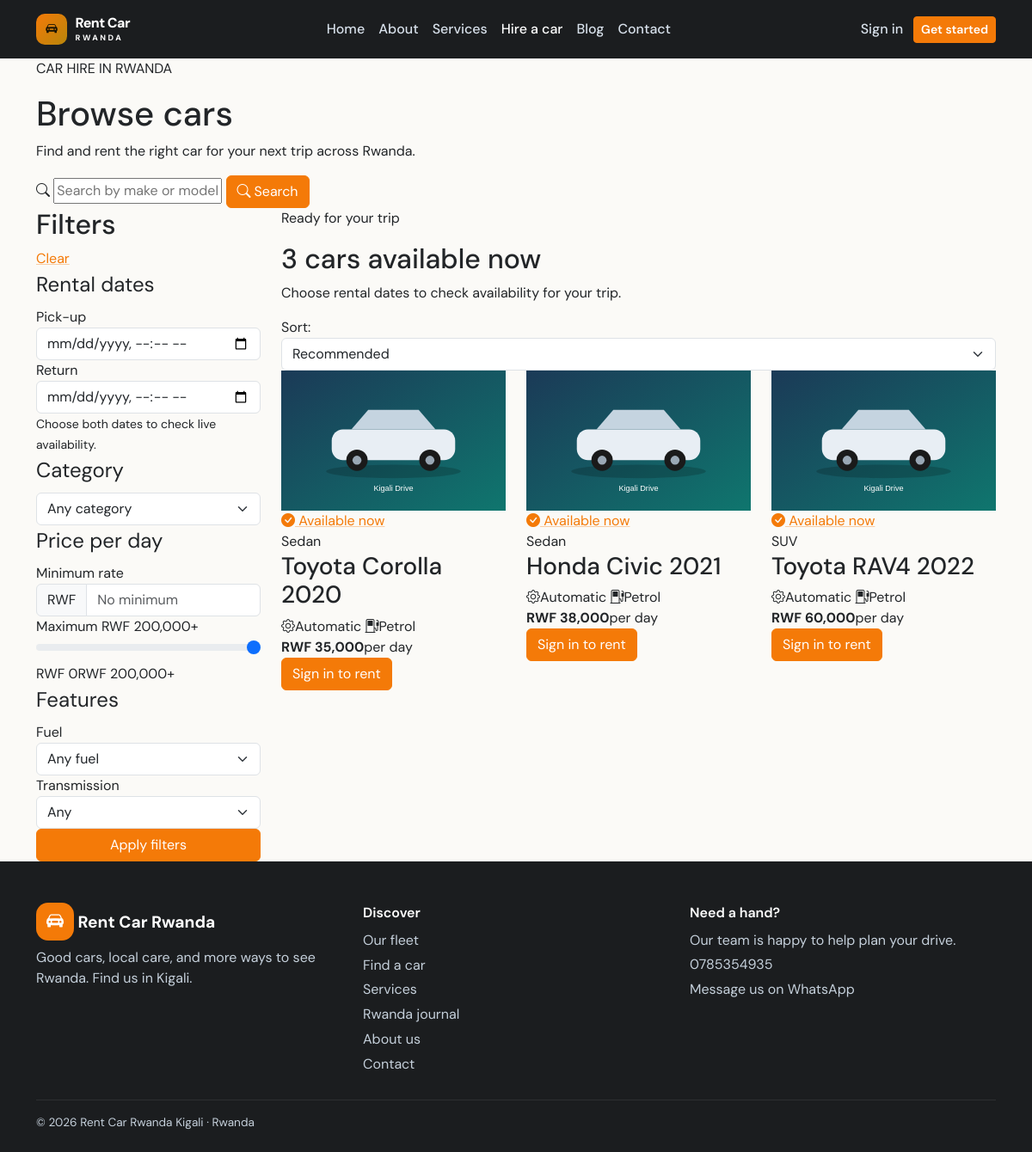
The page /index.php?r=search on the database its author committed.
### tables this page shows
CREATE TABLE IF NOT EXISTS vehicles (
  vehicle_id BIGINT UNSIGNED AUTO_INCREMENT PRIMARY KEY,
  category_id BIGINT UNSIGNED NOT NULL,
  registration_no VARCHAR(30) NOT NULL UNIQUE,
  vin VARCHAR(80) NULL UNIQUE,
  make VARCHAR(80) NOT NULL,
  model VARCHAR(80) NOT NULL,
  manufacture_year SMALLINT UNSIGNED NULL,
  colour VARCHAR(40) NULL,
  transmission ENUM('manual','automatic','other') NOT NULL DEFAULT 'manual',
  fuel_type ENUM('petrol','diesel','hybrid','electric','other') NOT NULL DEFAULT 'petrol',
  daily_rate DECIMAL(12,2) NOT NULL,
  weekly_rate DECIMAL(12,2) NULL,
  monthly_rate DECIMAL(12,2) NULL,
  current_mileage INT UNSIGNED NOT NULL DEFAULT 0,
  fuel_level_percent DECIMAL(5,2) NULL,
  image_path VARCHAR(500) NULL,
  status ENUM('available','reserved','rented','maintenance','inactive') NOT NULL DEFAULT 'available',
  insurance_expiry_date DATE NULL,
  inspection_expiry_date DATE NULL,
  description TEXT NULL,
  created_by BIGINT UNSIGNED NULL,
  created_at TIMESTAMP NOT NULL DEFAULT CURRENT_TIMESTAMP,
  updated_at TIMESTAMP NOT NULL DEFAULT CURRENT_TIMESTAMP ON UPDATE CURRENT_TIMESTAMP,
  KEY idx_vehicle_search (category_id,status,daily_rate), KEY idx_vehicle_model (make,model),
  CONSTRAINT fk_vehicle_category FOREIGN KEY (category_id) REFERENCES vehicle_categories(category_id) ON DELETE RESTRICT ON UPDATE CASCADE,
  CONSTRAINT fk_vehicle_creator FOREIGN KEY (created_by) REFERENCES users(user_id) ON DELETE SET NULL ON UPDATE CASCADE,
  CONSTRAINT chk_vehicle_rates CHECK (daily_rate >= 0 AND (weekly_rate IS NULL OR weekly_rate >= 0) AND (monthly_rate IS NULL OR monthly_rate >= 0)),
  CONSTRAINT chk_vehicle_fuel CHECK (fuel_level_percent IS NULL OR fuel_level_percent BETWEEN 0 AND 100)
);

CREATE TABLE IF NOT EXISTS vehicle_categories (
  category_id BIGINT UNSIGNED AUTO_INCREMENT PRIMARY KEY,
  category_name VARCHAR(80) NOT NULL UNIQUE,
  description VARCHAR(255) NULL,
  default_daily_rate DECIMAL(12,2) NOT NULL DEFAULT 0,
  default_weekly_rate DECIMAL(12,2) NULL,
  default_monthly_rate DECIMAL(12,2) NULL,
  passenger_capacity TINYINT UNSIGNED NULL,
  is_active TINYINT(1) NOT NULL DEFAULT 1,
  created_at TIMESTAMP NOT NULL DEFAULT CURRENT_TIMESTAMP,
  CONSTRAINT chk_category_rates CHECK (default_daily_rate >= 0 AND (default_weekly_rate IS NULL OR default_weekly_rate >= 0) AND (default_monthly_rate IS NULL OR default_monthly_rate >= 0))
);

### views/home/search.php (the view, shortened to what the rows shown need)
<?php
$hasDates = $pickup !== '' && $returnAt !== '';
?>
<section class="hire-page">
  <form method="get" action="<?= e(url('search')) ?>" class="hire-search-form">
    <header class="hire-search-hero">
      <div class="container">
        <div class="hire-search-heading">
          <h1>Browse cars</h1>
        </div>
      </div>
    </header>
    <div class="container hire-search-content">
      <div class="row g-4 align-items-start">
        <aside class="col-lg-3">
          <section class="hire-filter-panel" id="hire-filters" aria-labelledby="hire-filter-title">
            <div class="hire-filter-heading">
              <h2 id="hire-filter-title">Filters</h2>
            </div>
          </section>
        </aside>
        <main class="col-lg-9" aria-labelledby="hire-results-title">
          <div class="hire-results-toolbar">
            <div>
              <h2 id="hire-results-title">
                <?= count($results) ?> <?= count($results) === 1 ? 'car' : 'cars' ?> <?= $hasDates ? 'available for your dates' : 'available now' ?>
              </h2>
            </div>
          </div>
          <?php if (!$results && !$error): ?>
            <div class="hire-empty-state">
              <span class="hire-empty-icon"><i class="bi bi-car-front" aria-hidden="true"></i></span>
              <h3>No cars match these filters</h3>
              <p>Try a different date range or clear one of the filters to see more vehicles.</p>
              <a class="btn btn-outline-primary" href="<?= e(url('search')) ?>">Clear filters</a>
            </div>
          <?php else: ?>
            <div class="row g-3 g-xl-4 hire-car-grid">
              <?php foreach ($results as $vehicle): ?>
                <?php
                  $quote = $quotes[(int)$vehicle['vehicle_id']] ?? null;
                  $canViewDetails = !empty($user) && (\Crms\Auth::isCustomer() || can('vehicles.view'));
                  $detailsUrl = $canViewDetails ? url('vehicles/show', ['id' => $vehicle['vehicle_id']]) : url('search', ['category_id' => $vehicle['category_id']]);
                ?>
                <div class="col-sm-6 col-xl-4">
                  <article class="hire-car-card">
                    <a class="hire-car-photo<?= $canViewDetails ? '' : ' is-static' ?>" href="<?= e($detailsUrl) ?>"<?= $canViewDetails ? '' : ' aria-label="' . e($vehicle['make'] . ' ' . $vehicle['model']) . '"' ?>>
                      <img src="<?= e(vehicle_img($vehicle['image_path'] ?? null, $vehicle['category_name'] ?? null)) ?>" alt="<?= e($vehicle['make'] . ' ' . $vehicle['model']) ?>">
                      <span class="hire-car-badge"><i class="bi bi-check-circle-fill" aria-hidden="true"></i> <?= $hasDates ? 'Available for dates' : 'Available now' ?></span>
                    </a>
                    <div class="hire-car-body">
                      <div class="hire-car-category"><?= e($vehicle['category_name']) ?></div>
                      <h3><?= e($vehicle['make'] . ' ' . $vehicle['model']) ?><?php if (!empty($vehicle['manufacture_year'])): ?> <span><?= (int)$vehicle['manufacture_year'] ?></span><?php endif; ?></h3>
                      <div class="hire-car-specs">
                        <span><i class="bi bi-gear" aria-hidden="true"></i><?= e(ucfirst($vehicle['transmission'])) ?></span>
                        <span><i class="bi bi-fuel-pump" aria-hidden="true"></i><?= e(ucfirst($vehicle['fuel_type'])) ?></span>
                      </div>
                      <div class="hire-car-price">
                        <?php if ($quote): ?>
                          <strong><?= e(\Crms\Money::format($quote['total'])) ?></strong><span>total for <?= (int)$quote['estimated_days'] ?> day<?= (int)$quote['estimated_days'] === 1 ? '' : 's' ?></span>
                        <?php else: ?>
                          <strong><?= e(\Crms\Money::format($vehicle['daily_rate'])) ?></strong><span>per day</span>
                        <?php endif; ?>
                      </div>
                      <div class="hire-car-actions">
                        <?php if (!empty($user) && $hasDates): ?>
                          <a class="btn btn-primary" href="<?= e(url('reservations/form', ['vehicle_id' => $vehicle['vehicle_id'], 'pickup_datetime' => str_replace(' ', 'T', substr((string)$pickup, 0, 16)), 'return_datetime' => str_replace(' ', 'T', substr((string)$returnAt, 0, 16))])) ?>">Rent this car</a>
                        <?php elseif (!empty($user)): ?>
                          <a class="btn btn-primary" href="#hire-pickup">Choose dates</a>
                        <?php else: ?>
                          <a class="btn btn-primary" href="<?= e(url('login')) ?>">Sign in to rent</a>
                        <?php endif; ?>
                      </div>
                    </div>
                  </article>
                </div>
              <?php endforeach; ?>
            </div>
          <?php endif; ?>
        </main>
      </div>
    </div>
  </form>
</section>

### rows shown on the page
vehicles: image_path.category_name (placeholder picture), category.category_name "Sedan", make+model "Toyota Corolla", manufacture_year "2020", transmission "Automatic", fuel_type "Petrol", daily_rate "RWF 35,000"
vehicles: image_path.category_name (placeholder picture), category.category_name "Sedan", make+model "Honda Civic", manufacture_year "2021", transmission "Automatic", fuel_type "Petrol", daily_rate "RWF 38,000"
vehicles: image_path.category_name (placeholder picture), category.category_name "SUV", make+model "Toyota RAV4", manufacture_year "2022", transmission "Automatic", fuel_type "Petrol", daily_rate "RWF 60,000"

### other values the page prints
$label "Home About Contact"
$sliderValue "200,000"
$sliderMax "200,000"
count($results) "3"
